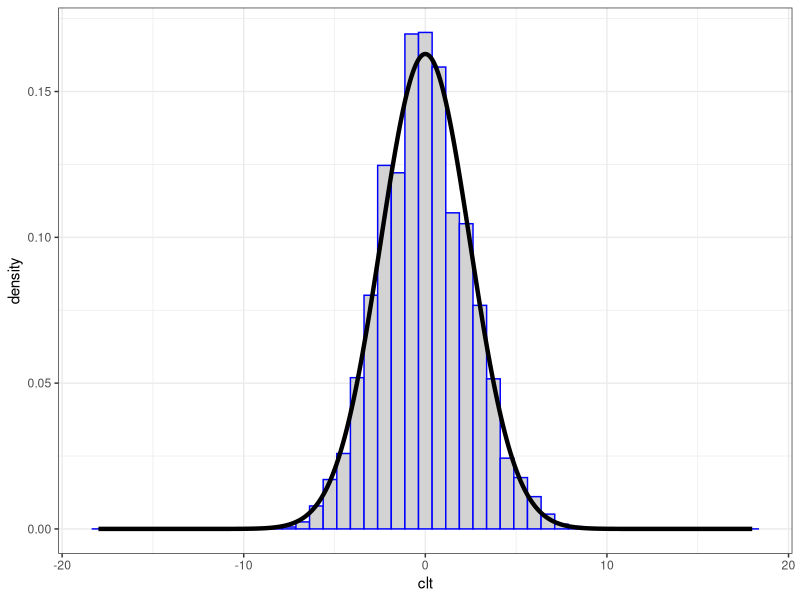
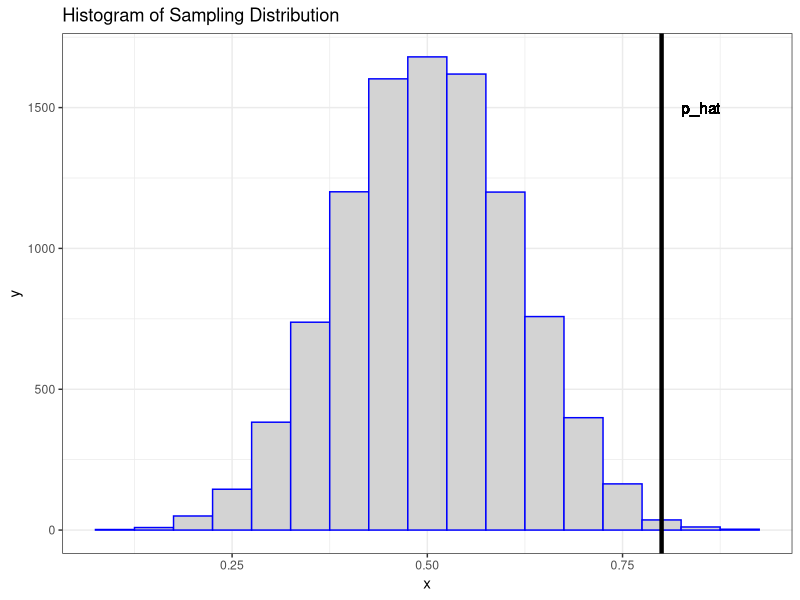
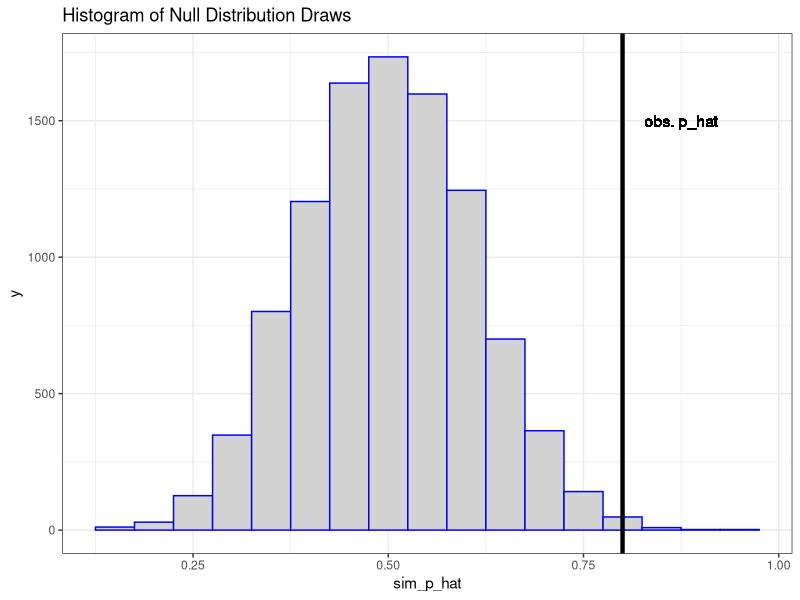

Generate these figures, in order, with R:
## ---- chunk 1
library(knitr)
knit_hooks$set(small.mar = function(before, options, envir) {
    if (before) par(mar = c(4, 4, .1, .1))  # smaller margin on top and right
})
opts_chunk$set(fig.align="center", fig.height=5.5, fig.width=6.75, collapse=TRUE, comment="", prompt=TRUE, small.mar=TRUE)
options(width=63)
library(ggplot2)
theme_set(theme_bw())
set.seed(201)
## ---- chunk 2
x <- replicate(n=1e4, expr=rpois(n=40, lambda=6), 
               simplify="matrix")
x_bar <- apply(x, 2, mean)
clt <- sqrt(40)*(x_bar - 6)

df <- data.frame(clt=clt, x = seq(-18,18,length.out=1e4), 
                 y = dnorm(seq(-18,18,length.out=1e4), 
                           sd=sqrt(6)))
## ---- chunk 3
ggplot(data=df) +
  geom_histogram(aes(x=clt, y=..density..), color="blue", 
                 fill="lightgray", binwidth=0.75) +
  geom_line(aes(x=x, y=y), size=1.5)
## ---- chunk 4
x <- replicate(n=1e4, expr=rbinom(1, size=20, prob=0.5))
sim_p_hat <- x/20
my_p_hat <- 16/20
## ---- chunk 5
df <- data.frame(x=sim_p_hat)
ggplot(data=df, aes(x=x)) + 
  geom_histogram(color="blue", fill="lightgray", binwidth=0.05) + 
  geom_vline(xintercept=my_p_hat, size=1.5) +
  labs(title="Histogram of Sampling Distribution") +
  geom_text(aes(my_p_hat, 1500, label="p_hat"), nudge_x=0.05)
## ---- chunk 6
mu <- 5
n <- 20
x <- replicate(10000, rnorm(n=n, mean=mu)) # 10000 studies
m <- apply(x, 2, mean) # the estimate for each study
ci <- cbind(m - 1.96/sqrt(n), m + 1.96/sqrt(n))
head(ci)
## ---- chunk 7
cover <- (mu > ci[,1]) & (mu < ci[,2])
mean(cover)
## ---- chunk 8
qnorm(0.025)
qnorm(0.975)
## ---- chunk 9
x <- replicate(n=1e4, expr=rbinom(1, size=20, prob=0.5))
sim_p_hat <- x/20
my_p_hat <- 16/20
## ---- chunk 10
df <- data.frame(sim_p_hat=sim_p_hat)
ggplot(data=df, aes(x=sim_p_hat)) + 
  geom_histogram(color="blue", fill="lightgray", binwidth=0.05) + 
  geom_vline(xintercept=my_p_hat, size=1.5) +
  labs(title="Histogram of Null Distribution Draws") +
  geom_text(aes(my_p_hat, 1500, label="obs. p_hat"), nudge_x=0.075)
## ---- chunk 11
sum(abs(sim_p_hat-0.5) >= abs(my_p_hat-0.5))/1e4
## ---- chunk 12
sessionInfo()
